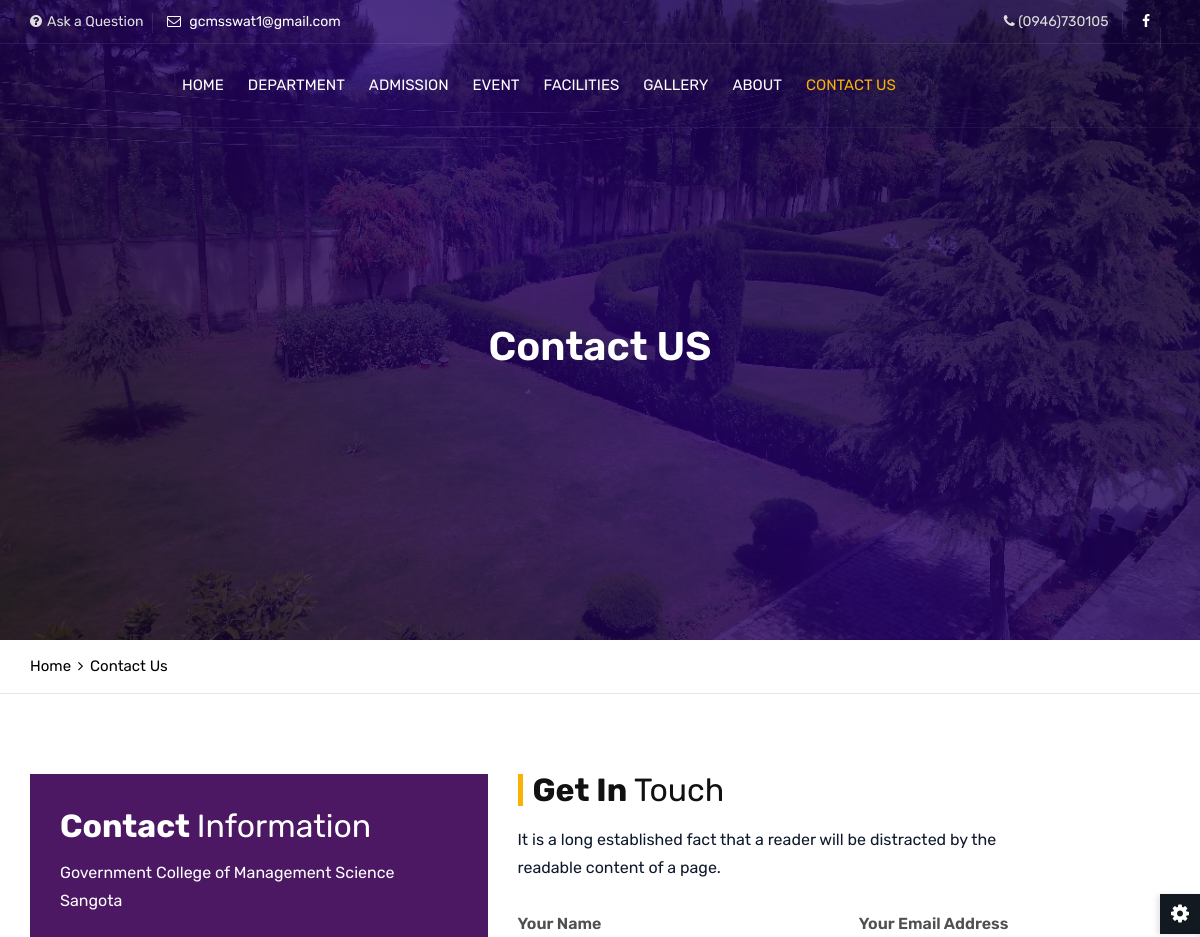
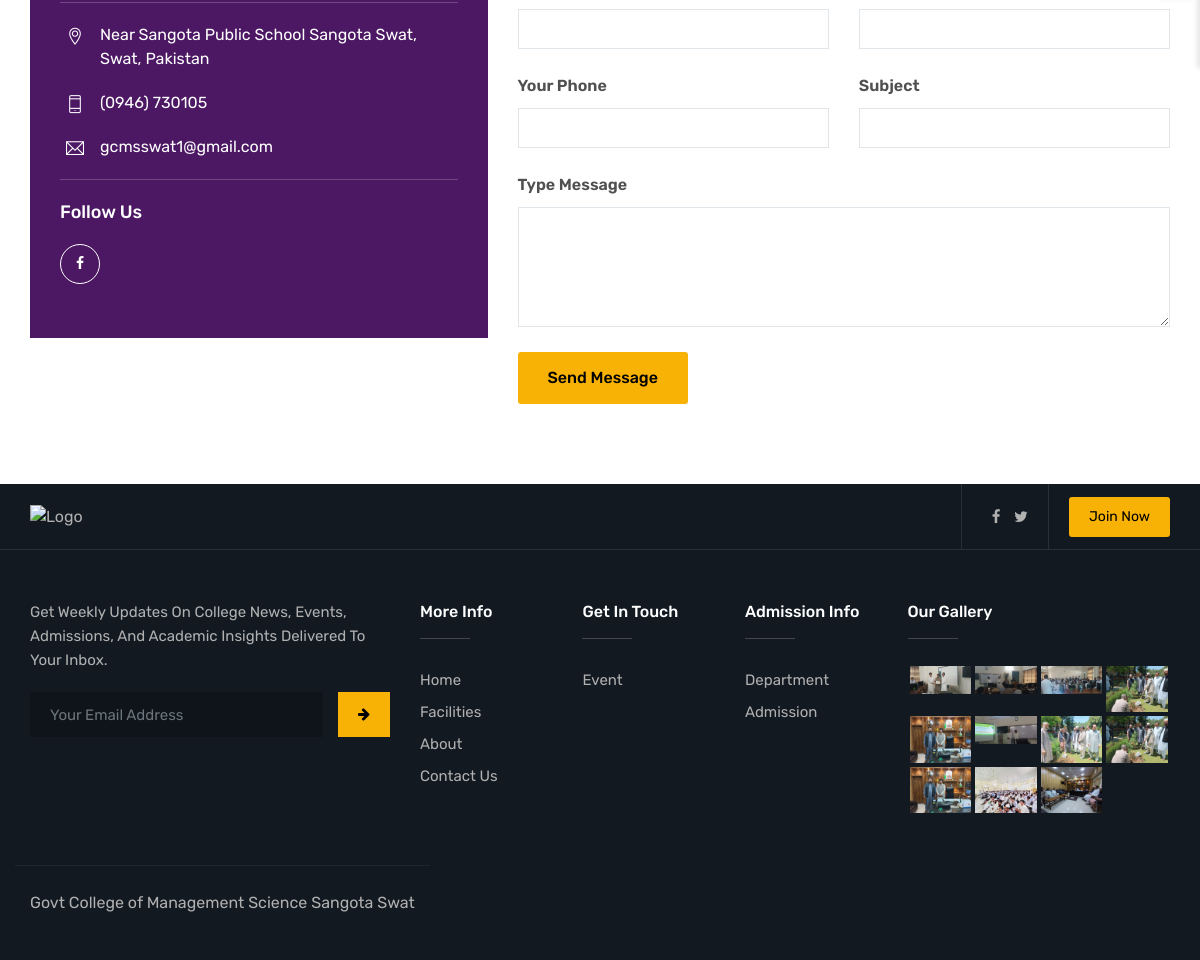
Page /contact/ on the committed database (2 pictures, top to bottom).
### gcms_sitehub/models.py (models this page shows, shortened)
class ContactInformation(models.Model):
    address = models.CharField(max_length=255)
    phone = models.CharField(max_length=20)
    email = models.EmailField()
    facebook_link = models.URLField(blank=True, null=True)
    twitter_link = models.URLField(blank=True, null=True)
    linkedin_link = models.URLField(blank=True, null=True)
    google_plus_link = models.URLField(blank=True, null=True)

class GalleryImage(models.Model):
    image = models.ImageField(upload_to='gallery/')
    caption = models.CharField(max_length=255, blank=True)

### gcms_sitehub/views.py (the view)
# urls.py: path('contact/', views.contact_page, name='contact_page'),                                # Contact page view
def contact_page(request):
    contact_info = ContactInformation.objects.first()
    images = GalleryImage.objects.all()
    return render(request, 'gcms_sitehub/contact.html', {'contact_info': contact_info, 'images': images})

### gcms_sitehub/templates/gcms_sitehub/contact.html (shortened to what this page needs)
{% extends 'gcms_sitehub/base.html' %}
{% load static %}
{% block content %}
<div class="page-content bg-white">
  <div class="page-banner ovbl-dark" style="background-image: url({% static 'assets/images/slider/slide1.jpg' %}); height: 80vh;">
    <div class="container">
      <div class="page-banner-entry">
        <h1 class="text-white" style="margin-top: 52px">Contact US</h1>
      </div>
    </div>
  </div>
  <div class="breadcrumb-row">
    <div class="container">
      <ul class="list-inline">
        <li><a href="{% url 'index' %}">Home</a></li>
        <li>Contact Us</li>
      </ul>
    </div>
  </div>
  <div class="page-banner contact-page section-sp2">
    <div class="container">
      <div class="row">
        <div class="col-lg-5 col-md-5 m-b30">
          <div class="bg-primary text-white contact-info-bx">
            <h2 class="m-b10 title-head">Contact <span>Information</span></h2>
            <p>Government College of Management Science Sangota</p>
            <div class="widget widget_getintuch">
              <ul>
                <li><i class="ti-location-pin"></i> {{ contact_info.address }}</li>
                <li><i class="ti-mobile"></i> {{ contact_info.phone }}</li>
                <li><i class="ti-email"></i> {{ contact_info.email }}</li>
              </ul>
            </div>
            <h5 class="m-t0 m-b20">Follow Us</h5>
            <ul class="list-inline contact-social-bx">
              {% if contact_info.facebook_link %}
              <li><a href="{{ contact_info.facebook_link }}" class="btn outline radius-xl"><i class="fa fa-facebook"></i></a></li>
              {% endif %}
            </ul>
          </div>
        </div>
        <div class="col-lg-7 col-md-7">
          <form method="POST" action="{% url 'contact_message' %}" class="contact-bx">
            <div class="heading-bx left">
              <h2 class="title-head">Get In <span>Touch</span></h2>
              <p>It is a long established fact that a reader will be distracted by the readable content of a page.</p>
            </div>
            <div class="row placeani">
              <div class="col-lg-6">
                <div class="form-group">
                  <label>Your Name</label>
                  <input name="name" type="text" class="form-control" required />
                </div>
              </div>
              <div class="col-lg-6">
                <div class="form-group">
                  <label>Your Email Address</label>
                  <input name="email" type="email" class="form-control" required />
                </div>
              </div>
              <div class="col-lg-6">
                <div class="form-group">
                  <label>Your Phone</label>
                  <input name="phone" type="text" class="form-control" required />
                </div>
              </div>
              <div class="col-lg-6">
                <div class="form-group">
                  <label>Subject</label>
                  <input name="subject" type="text" class="form-control" required />
                </div>
              </div>
              <div class="col-lg-12">
                <div class="form-group">
                  <label>Type Message</label>
                  <textarea name="message" rows="4" class="form-control" required></textarea>
                </div>
              </div>
              <div class="col-lg-12">
                <button type="submit" class="btn button-md">Send Message</button>
              </div>
            </div>
          </form>
        </div>
      </div>
    </div>
  </div>
</div>
{% endblock %}

### gcms_sitehub/templates/gcms_sitehub/base.html (shortened to what this page needs)
{% load static %}
<!DOCTYPE html>
<html lang="en">
  <head>
    <link href="https://cdn.jsdelivr.net/npm/bootstrap-icons@1.11.1/font/bootstrap-icons.css" rel="stylesheet">
<link rel="stylesheet" href="https://cdnjs.cloudflare.com/ajax/libs/font-awesome/6.5.0/css/all.min.css" />
    <link href="https://cdn.jsdelivr.net/npm/bootstrap-icons@1.10.5/font/bootstrap-icons.css" rel="stylesheet" />
    <link rel="stylesheet" href="{% static 'assets/css/assets.css' %}" />
    <link rel="stylesheet" href="{% static 'assets/css/typography.css' %}" />
    <link rel="stylesheet" href="{% static 'assets/css/shortcodes/shortcodes.css' %}" />
    <link rel="stylesheet" href="{% static 'assets/css/style.css' %}" />
    <link class="skin" rel="stylesheet" href="{% static 'assets/css/color/color-1.css' %}" />
    <link rel="stylesheet" href="{% static 'assets/vendors/revolution/css/layers.css' %}" />
    <link rel="stylesheet" href="{% static 'assets/vendors/revolution/css/settings.css' %}" />
    <link rel="stylesheet" href="{% static 'assets/vendors/revolution/css/navigation.css' %}" />
  </head>
  <body id="bg">
    <div class="page-wraper">
      <header class="header rs-nav header-transparent">
        <div class="top-bar">
          <div class="container">
            <div class="row d-flex justify-content-between">
              <div class="topbar-left">
                <ul>
                  <li>
                      <i class="fa fa-question-circle"></i>Ask a Question
                  </li>
                  <li>
                   <a href="https://mail.google.com/mail/?view=cm&fs=1&to=gcmsswat1@gmail.com" target="_blank">
                     <i class="fa fa-envelope-o"></i> gcmsswat1@gmail.com
                    </a>
                  </li>
                </ul>
              </div>
              <div class="topbar-right">
                <ul>
                  <li>
                    <i class="fa fa-phone"></i> (0946)730105
                  </li>
                  <li>
                    <a
                        href="https://www.facebook.com/share/1GFgTiXu9j/"
                        class="btn-link"
                        ><i class="fa fa-facebook"></i
                      ></a>
                </ul>
              </div>
            </div>
          </div>
        </div>
        <div class="sticky-header navbar-expand-lg">
          <div class="menu-bar clearfix">
            <div class="container clearfix">
              <div class="menu-logo">
                <a href="index.html"
                  ><img
                /></a>
              </div>
              <div class="secondary-menu">
              </div>
              <div
                class="menu-links navbar-collapse collapse justify-content-start"
                id="menuDropdown"
              >
                <ul class="nav navbar-nav">
                  <li class="{% if request.resolver_match.url_name == 'index' %}active{% endif %}">
                      <a href="{% url 'index' %}">Home</a>
                  </li>
                  <li class="{% if request.resolver_match.url_name == 'department_list' %}active{% endif %}">
                      <a href="{% url 'department_list' %}">Department</a>
                  </li>
                   <li class="{% if request.resolver_match.url_name == 'admission' %}active{% endif %}">
                      <a href="{% url 'admission' %}">Admission</a>
                  </li>
                   <li class="{% if request.resolver_match.url_name == 'event_list' %}active{% endif %}">
                      <a href="{% url 'event_list' %}">Event</a>
                  </li>
                  <li class="{% if request.resolver_match.url_name == 'facilities' %}active{% endif %}">
                      <a href="{% url 'facilities' %}">Facilities</a>
                  </li>
                  <li class="{% if request.resolver_match.url_name == 'gallery' %}active{% endif %}">
                      <a href="{% url 'gallery' %}">Gallery</a>
                  </li>
                  <li class="{% if request.resolver_match.url_name == 'about_page' %}active{% endif %}">
                      <a href="{% url 'about_page' %}">About</a>
                  </li>
                  <li class="{% if request.resolver_match.url_name == 'contact_page' %}active{% endif %}">
                      <a href="{% url 'contact_page' %}">Contact Us</a>
                  </li>
              </ul>
              </div>
            </div>
          </div>
        </div>
      </header>
         {% block content %}{% endblock %}
<footer>
    <div class="footer-top">
      <div class="pt-exebar">
        <div class="container">
          <div class="d-flex align-items-stretch">
            <div class="pt-logo mr-auto">
              <a href="index.html">
                <img style="width: 100px" src="{% static 'assets/images/Logo_sangota-removebg-preview.png' %}" alt="Logo" />
              </a>
            </div>
            <div class="pt-social-link">
              <ul class="list-inline m-a0">
                <li><a href="#" class="btn-link"><i class="fa fa-facebook"></i></a></li>
                <li><a href="#" class="btn-link"><i class="fa fa-twitter"></i></a></li>
              </ul>
            </div>
            <div class="pt-btn-join">
              <a href="{% url 'contact_page' %}" class="btn">Join Now</a>
            </div>
          </div>
        </div>
      </div>
      <div class="container">
        <div class="row">
          <div class="col-lg-4 col-md-12 col-sm-12 footer-col-4">
            <div class="widget">
              <p class="text-capitalize m-b20">Get weekly updates on college news, events, admissions, and academic insights delivered to your inbox.</p>
              <div class="subscribe-form m-b20">
                <form class="subscription-form" action="http://educhamp.themetrades.com/demo/assets/script/mailchamp.php" method="post">
                  <div class="input-group">
                    <input name="email" required="required" class="form-control" placeholder="Your Email Address" type="email" />
                    <span class="input-group-btn">
                      <button name="submit" value="Submit" type="submit" class="btn"><i class="fa fa-arrow-right"></i></button>
                    </span>
                  </div>
                </form>
              </div>
            </div>
          </div>
          <div class="col-12 col-lg-5 col-md-7 col-sm-12">
            <div class="row">
              <div class="col-4 col-lg-4 col-md-4 col-sm-4">
                <div class="widget footer_widget">
                  <h5 class="footer-title">More Info</h5>
                  <ul class="nav navbar-nav">
                    <li class="active">
                      <a href="{% url 'index' %}">Home</a>
                    </li>
                    <li>
                      <a href="{% url 'facilities' %}">Facilities</a>
                    </li>
                    <li>
                      <a href="{% url 'about_page' %}">About</a>
                    </li>
                    <li>
                      <a href="{% url 'contact_page' %}">Contact Us</a>
                    </li>
                  </ul>
                </div>
              </div>
              <div class="col-4 col-lg-4 col-md-4 col-sm-4">
                <div class="widget footer_widget">
                  <h5 class="footer-title">Get In Touch</h5>
                  <ul>
                    <li>
                      <a href="{% url 'event_list' %}">Event</a>
                    </li>
                  </ul>
                </div>
              </div>
              <div class="col-4 col-lg-4 col-md-4 col-sm-4">
                <div class="widget footer_widget">
                  <h5 class="footer-title">Admission Info</h5>
                  <ul>
                    <li><a href="{% url 'department_list' %}">Department</a></li>
                    <li>
                      <a href="{% url 'admission' %}">Admission</a>
                    </li>
                  </ul>
                </div>
              </div>
            </div>
          </div>
<div class="col-12 col-lg-3 col-md-5 col-sm-12 footer-col-4">
  <div class="widget widget_gallery gallery-grid-4">
    <h5 class="footer-title">Our Gallery</h5>
    <ul class="magnific-image">
      {% for image in images %}
        <li>
          <a href="{{ image.image.url }}" class="magnific-anchor">
            <img src="{{ image.image.url }}" alt="{{ image.caption|default:'Gallery Image' }}" />
          </a>
        </li>
      {% endfor %}
    </ul>
  </div>
</div>
    <div class="footer-bottom">
      <div class="container">
        <div class="row">
          <div class="col-lg-12 col-md-12 col-sm-12 text-center">
            <a target="_blank" href="#">Govt College of Management Science Sangota Swat</a>
          </div>
        </div>
      </div>
    </div>
  </footer>
    </body>
  </html>

### rows in the picture
ContactInformation: address "Near Sangota Public School Sangota Swat, Swat, Pakistan", phone "(0946) 730105", email "gcmsswat1@gmail.com"
GalleryImage: image (picture)
GalleryImage: image (picture)
GalleryImage: image (picture)
GalleryImage: image (picture)
GalleryImage: image (picture)
GalleryImage: image (picture)
GalleryImage: image (picture)
GalleryImage: image (picture)
GalleryImage: image (picture)
GalleryImage: image (picture)
GalleryImage: image (picture)
